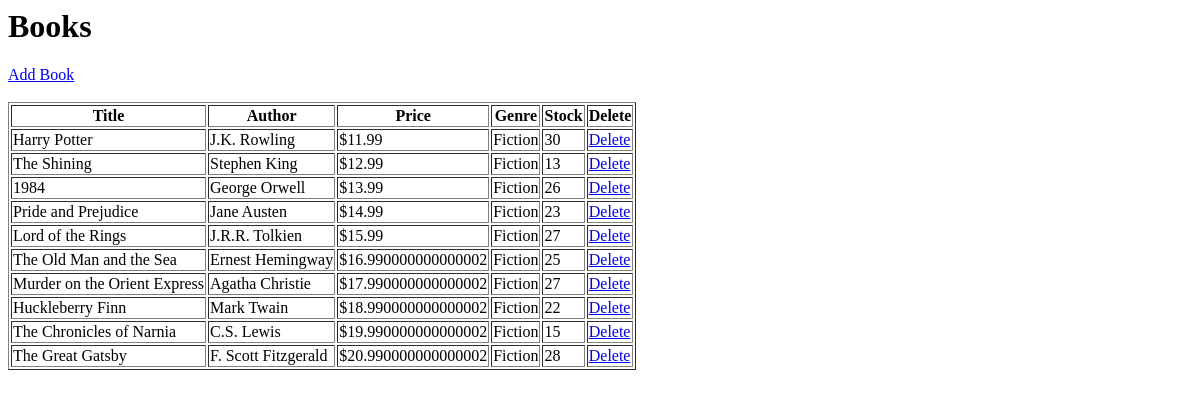
The app's page /books (signed in), older data.
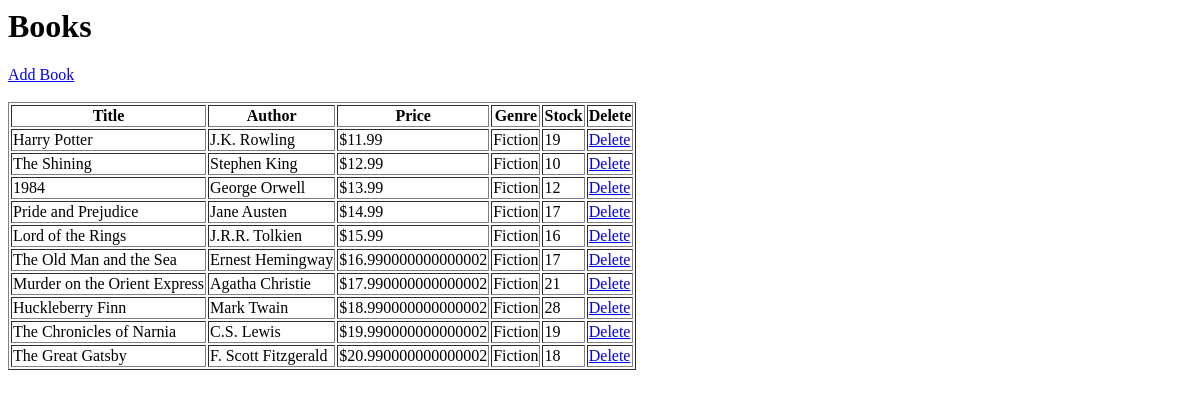
The same page, newer data.
### models.py (models this page shows)
class Book(db.Model):
    book_id = db.Column(db.Integer, primary_key=True)
    title = db.Column(db.String(100), nullable=False)
    author_id = db.Column(db.Integer, db.ForeignKey('author.author_id'))
    price = db.Column(db.Float)
    genre = db.Column(db.String(50))
    stock_quantity = db.Column(db.Integer)

class Author(db.Model):
    author_id = db.Column(db.Integer, primary_key=True)
    name = db.Column(db.String(50), nullable=False)

### app.py (the view)
@app.route('/books')
@login_required
def books():
    all_books = Book.query.all()
    authors = {a.author_id: a.name for a in Author.query.all()}
    return render_template('books.html', books=all_books, authors=authors)

### app.py (called while the page is built)
@login_manager.user_loader
def load_user(user_id):
    return User.query.get(int(user_id))

### templates/books.html
<h1>Books</h1>
<a href="/book/add">Add Book</a><br><br>
<table border="1">
    <tr>
        <th>Title</th>
        <th>Author</th>
        <th>Price</th>
        <th>Genre</th>
        <th>Stock</th>
        <th>Delete</th>
    </tr>
    {% for b in books %}
    <tr>
        <td>{{ b.title }}</td>
        <td>{{ authors[b.author_id] }}</td>
        <td>${{ b.price }}</td>
        <td>{{ b.genre }}</td>
        <td>{{ b.stock_quantity }}</td>
        <td><a href="/book/delete/{{ b.book_id }}">Delete</a></td>
    </tr>
    {% endfor %}
</table>

Row changes from the older to the newer data that the page shows:
changed Book "Harry Potter": stock_quantity "30" → "19"
changed Book "The Shining": stock_quantity "13" → "10"
changed Book (number 3 of 10 on the later page): stock_quantity "26" → "12"
changed Book "Pride and Prejudice": stock_quantity "23" → "17"
changed Book "Lord of the Rings": stock_quantity "27" → "16"
changed Book "The Old Man and the Sea": stock_quantity "25" → "17"
changed Book "Murder on the Orient Express": stock_quantity "27" → "21"
changed Book "Huckleberry Finn": stock_quantity "22" → "28"
changed Book "The Chronicles of Narnia": stock_quantity "15" → "19"
changed Book "The Great Gatsby": stock_quantity "28" → "18"
